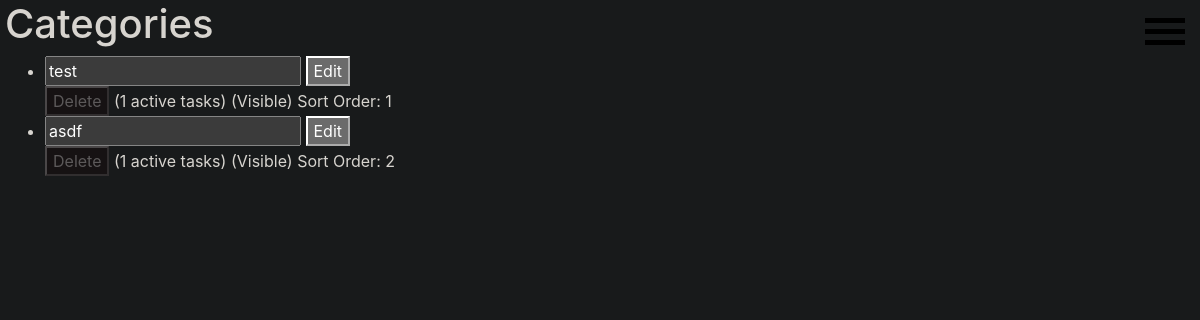
Page /manage_categories on the earlier database version.
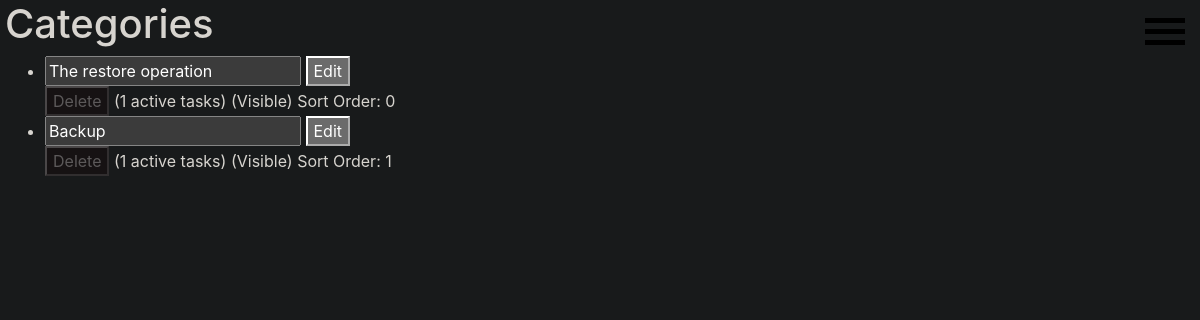
Same page on the later database version.
### adhdo.py (models this page shows, shortened)
class Category(db.Model):
    id = db.Column(db.Integer, primary_key=True)  # Primary key
    name = db.Column(db.String(50), nullable=False) # Category name
    tasks = db.relationship('Task', backref='category', lazy=True) # Relationship to tasks
    is_visible = db.Column(db.Boolean, default=True) # Visibility toggle
    sort_order = db.Column(db.Integer, nullable=False, default=0) # Sort order

### adhdo.py (the view)
@app.route('/manage_categories')
def manage_categories():
    categories = Category.query \
                 .outerjoin(Task) \
                 .with_entities(Category, func.count(Task.id).label('tasks_count'), Category.sort_order) \
                 .group_by(Category.id) \
                 .order_by(Category.sort_order) \
                 .all()
    return render_template('manage_categories.html', categories=categories)

### templates/manage_categories.html (shortened to what this page needs)
{% extends "base.html" %}
{% block content %}
    <h1>Categories</h1>
    <ul>
		{% for category_tuple in categories %}
		<li>
			<form action="/edit_category/{{ category_tuple[0].id }}" method="post">
				<input type="text" name="name" value="{{ category_tuple[0].name }}">
				<button type="submit">Edit</button>
			</form>
			<form action="/delete_category/{{ category_tuple[0].id }}" method="post" style="display:inline;">
				<button type="submit" {% if category_tuple[1] > 0 %} disabled {% endif %}>Delete</button>
				({{ category_tuple[1] }} active tasks)
			</form>
			{% if category_tuple[0].is_visible %} (Visible) {% else %} (Hidden) {% endif %}
			<span>Sort Order: {{ category_tuple[2] }}</span>
		</li>
		{% endfor %}
    </ul>
{% endblock %}

### templates/base.html (shortened to what this page needs)
<!DOCTYPE html>
<html>
<head>
  <link rel="stylesheet" href="{{ url_for('static', filename='style.css') }}">
  <link rel="stylesheet" href="https://cdnjs.cloudflare.com/ajax/libs/font-awesome/5.15.3/css/all.min.css">
  <link rel="stylesheet" href="https://code.jquery.com/ui/1.12.1/themes/base/jquery-ui.css">
  <link rel="stylesheet" href="https://stackpath.bootstrapcdn.com/bootstrap/4.3.1/css/bootstrap.min.css">
</head>
<body>
  <div class="hamburger-menu" onclick="toggleMenu()">
	<div class="bars">
		<div class="bar"></div>
		<div class="bar"></div>
		<div class="bar"></div>
	  </div>
  </div>
  {% block content %}{% endblock %}
</body>
</html>

### static/style.css (style rules this page uses)
body { background-color: #181a1b !important; color-scheme: dark; color: #d7d4cf !important; padding: 0 5px; }
.hamburger-menu { flex-direction: column; justify-content: space-around; width: 40px; height: 20px; position: absolute; top: 15px; right: 15px; z-index: 100; cursor: pointer; }
.bars { display: flex; flex-direction: column; justify-content: space-between; }
.bar { width: 100%; height: 5px; background: black; margin: 3px 0; }

Differences in the rows shown:
removed Category: name "test", category_tuple "1", is_visible "(Visible)"
added Category: name "The restore operation", is_visible "1", shows "(Visible)", sort_order "0"
changed Category: name "asdf" → "Backup"; category_tuple "2" → "1"
